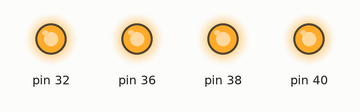
Simulated run of this program. Board: Raspberry Pi (header pin numbers). Shown: output pins drawn as LEDs (lit = HIGH). What the program prints to the terminal is not drawn. At 0.1 s the program stops and its outputs stay as they are.

Above: at 0.1 s.
Timing chart, 0 to 1.6 s (numbered marks = the images above):
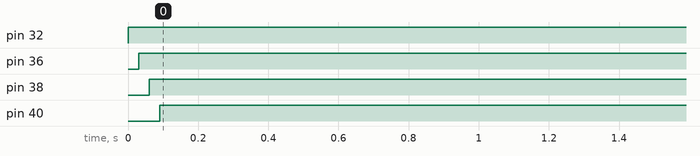

The program:

gpio_off.py
```python
import RPi.GPIO as GPIO
import os
import time

# Read data from Raspberry Pi (specifically read GPU temperature)

#temp = os.popen("/opt/vc/bin/vcgencmd measure_temp").read()
#print("GPU temp: {}".format(temp[5:]))

# GPIO setup
GPIO.setmode(GPIO.BOARD)
GPIO.setwarnings(False)
GPIO.setup(32,GPIO.LOW)
GPIO.setup(36,GPIO.LOW)
GPIO.setup(38,GPIO.LOW)
GPIO.setup(40,GPIO.LOW)

# Turn on/off LED based on user input
try:
    GPIO.output(32,GPIO.HIGH)
    time.sleep(0.03)
    GPIO.output(36,GPIO.HIGH)
    time.sleep(0.03)
    GPIO.output(38,GPIO.HIGH)
    time.sleep(0.03)
    GPIO.output(40,GPIO.HIGH)
    print("LEDs are OFF")
    print("")

except KeyboardInterrupt:
    print ("Quit")
    GPIO.cleanup()
```

Measured:
- by itself, pin 32: LOW → HIGH at 0.00 s
- by itself, pin 36: LOW → HIGH at 0.03 s
- by itself, pin 38: LOW → HIGH at 0.06 s
- by itself, pin 40: LOW → HIGH at 0.09 s
